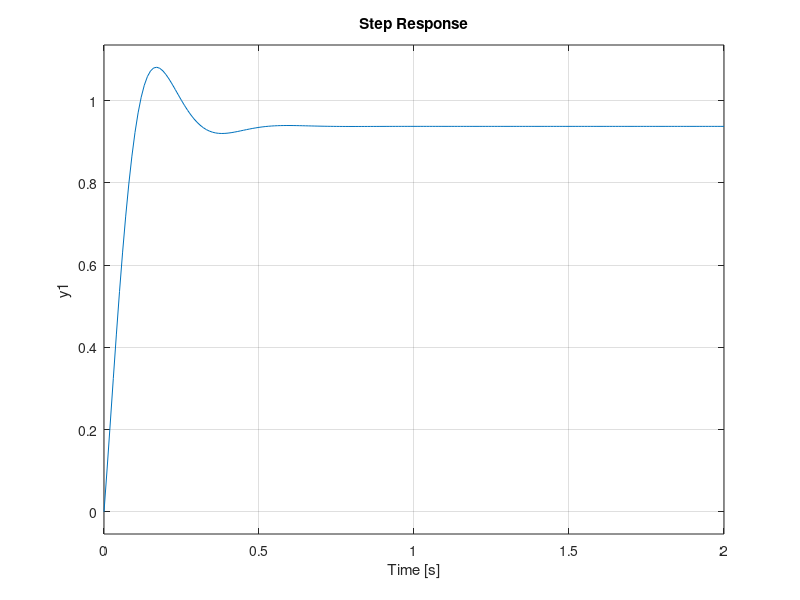

The MATLAB script that drew this image:
pay = 1;
payda = [1 10 20];
sys = tf(pay,payda);
Kp = 300;
Kd = 10;
sys_pd = tf([Kd Kp], 1);
sis_top = series(sys,sys_pd);
sis_kc = feedback(sis_top,1);
t = 0:0.01:2, step(sis_kc,t)